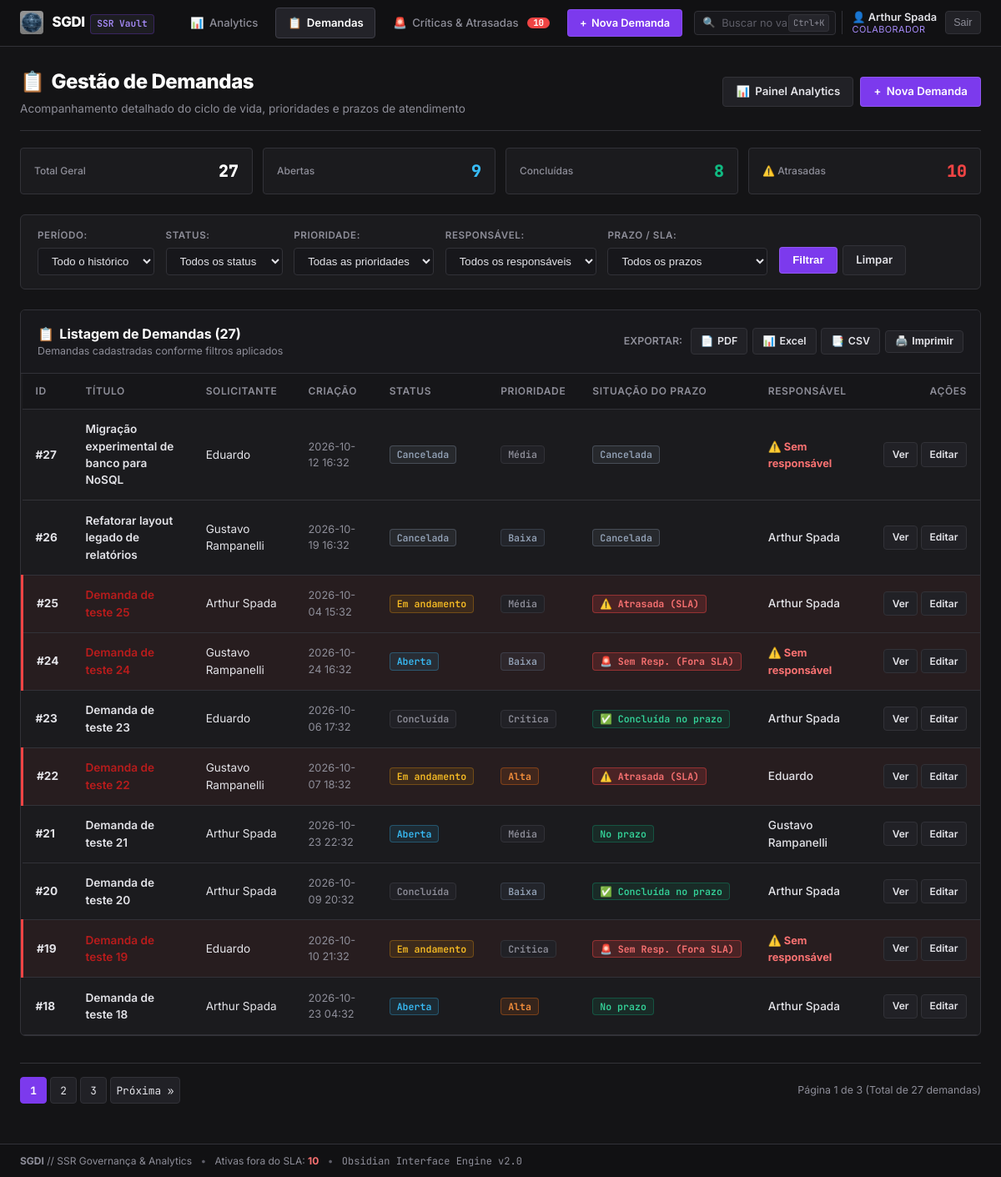
/demandas (signed in), run on the app's committed database.
### tables this page shows
CREATE TABLE usuarios (
    id INTEGER PRIMARY KEY AUTOINCREMENT, 
    nome TEXT NOT NULL,
    email TEXT UNIQUE,
    senha_hash TEXT,
    perfil TEXT NOT NULL DEFAULT 'colaborador'
);

CREATE TABLE demandas (
    id INTEGER PRIMARY KEY AUTOINCREMENT,
    titulo TEXT NOT NULL,
    descricao TEXT,
    solicitante_id INTEGER NOT NULL,
    data_criacao TEXT,
    status TEXT NOT NULL DEFAULT 'Aberta',
    prioridade TEXT NOT NULL DEFAULT 'Média',
    responsavel_id INTEGER,
    data_conclusao TEXT,
    FOREIGN KEY (solicitante_id) REFERENCES usuarios(id),
    FOREIGN KEY (responsavel_id) REFERENCES usuarios(id)
);

### app.py (the view)
@app.route('/demandas')
def demandas():
    pagina = request.args.get('pagina', 1, type=int)
    filtros = request.args.to_dict()
    where, parametros = construir_filtro_sql(filtros)
    conn = get_db()
    garantir_migracao_db(conn)
    total = conn.execute(f'SELECT COUNT(*) FROM demandas d {where}', parametros).fetchone()[0]
    total_paginas = max(1, math.ceil(total / POR_PAGINA))
    pagina = min(max(pagina, 1), total_paginas)
    demandas_lista = conn.execute(
        f'{SELECT_DEMANDAS} {where} ORDER BY d.id DESC LIMIT ? OFFSET ?',
        parametros + [POR_PAGINA, (pagina - 1) * POR_PAGINA]
    ).fetchall()
    usuarios = listar_usuarios(conn)
    total_geral = conn.execute('SELECT COUNT(*) FROM demandas').fetchone()[0]
    abertas_geral = conn.execute("SELECT COUNT(*) FROM demandas WHERE status = 'Aberta'").fetchone()[0]
    concluidas_geral = conn.execute("SELECT COUNT(*) FROM demandas WHERE status = 'Concluída'").fetchone()[0]
    canceladas_geral = conn.execute("SELECT COUNT(*) FROM demandas WHERE status = 'Cancelada'").fetchone()[0]
    fora_sla_geral = conn.execute(
        """SELECT COUNT(*) FROM demandas WHERE status NOT IN ('Concluída', 'Cancelada')
           AND (responsavel_id IS NULL OR datetime(data_criacao, '+' || (CASE prioridade WHEN 'Crítica' THEN 2 WHEN 'Alta' THEN 5 WHEN 'Média' THEN 10 WHEN 'Baixa' THEN 20 ELSE 30 END) || ' days') < datetime('now', 'localtime'))"""
    ).fetchone()[0]
    conn.close()
    resumo_kpis = {
        'total': total_geral,
        'abertas': abertas_geral,
        'concluidas': concluidas_geral,
        'canceladas': canceladas_geral,
        'atrasadas': fora_sla_geral
    }
    return render_template(
        'index.html',
        demandas=demandas_lista,
        pagina=pagina,
        total_paginas=total_paginas,
        total=total,
        filtros=filtros,
        status_opcoes=STATUS_OPCOES,
        prioridade_opcoes=PRIORIDADE_OPCOES,
        usuarios=usuarios,
        resumo_kpis=resumo_kpis
    )

### templates/index.html (shortened to what this page needs)
{% extends "base.html" %}
{% block content %}
<div class="dashboard-hero" style="margin-bottom:1.25rem;">
    <div class="dashboard-hero-title">
        <h1><span>📋</span> Gestão de Demandas</h1>
        <p>Acompanhamento detalhado do ciclo de vida, prioridades e prazos de atendimento</p>
    </div>
    <div class="dashboard-hero-actions">
        <a href="/" class="btn btn-secondary" id="btn-voltar-painel">
            <span>📊</span> Painel Analytics
        </a>
        <a href="/nova_demanda" class="btn btn-primary" id="btn-nova-demanda-index">
            <span>+</span> Nova Demanda
        </a>
    </div>
</div>
{% if resumo_kpis %}
<div class="mini-kpi-bar">
    <a href="/demandas" class="mini-kpi-item" title="Ver todas as demandas">
        <span class="label">Total Geral</span>
        <span class="val">{{ resumo_kpis.total }}</span>
    </a>
    <a href="/demandas?status=Aberta" class="mini-kpi-item" title="Filtrar demandas abertas">
        <span class="label">Abertas</span>
        <span class="val" style="color:var(--info);">{{ resumo_kpis.abertas }}</span>
    </a>
    <a href="/demandas?status=Concluída" class="mini-kpi-item" title="Filtrar demandas concluídas">
        <span class="label">Concluídas</span>
        <span class="val" style="color:var(--success);">{{ resumo_kpis.concluidas }}</span>
    </a>
    <a href="/demandas?prazo=atrasadas" class="mini-kpi-item" title="Filtrar demandas em atraso">
        <span class="label">⚠️ Atrasadas</span>
        <span class="val" style="color:var(--danger);">{{ resumo_kpis.atrasadas }}</span>
    </a>
</div>
{% endif %}
<div class="filtros-box">
    <form method="GET" action="/demandas" class="filtros-form" id="form-filtros">
        <div class="filter-group">
            <label for="periodo">Período:</label>
            <select name="periodo" id="periodo">
                <option value="todos" {{ 'selected' if filtros.periodo == 'todos' or not filtros.periodo }}>Todo o histórico</option>
            </select>
        </div>
        <div class="filter-group">
            <label for="status">Status:</label>
            <select name="status" id="status">
                <option value="">Todos os status</option>
            </select>
        </div>
        <div class="filter-group">
            <label for="prioridade">Prioridade:</label>
            <select name="prioridade" id="prioridade">
                <option value="">Todas as prioridades</option>
            </select>
        </div>
        <div class="filter-group">
            <label for="responsavel">Responsável:</label>
            <select name="responsavel" id="responsavel">
                <option value="">Todos os responsáveis</option>
            </select>
        </div>
        <div class="filter-group">
            <label for="prazo">Prazo / SLA:</label>
            <select name="prazo" id="prazo">
                <option value="">Todos os prazos</option>
            </select>
        </div>
        <div class="filtros-actions">
            <button type="submit" class="btn btn-primary" id="btn-aplicar-filtros">Filtrar</button>
            <a href="/demandas" class="btn btn-secondary" id="btn-limpar-filtros">Limpar</a>
        </div>
    </form>
</div>
<div class="section-card">
    <div class="section-card-header">
        <div>
            <h2><span>📋</span> Listagem de Demandas ({{ total }})</h2>
            <p>Demandas cadastradas conforme filtros aplicados</p>
        </div>
        <div class="export-group" id="export-toolbar-demandas">
            <span style="font-size:0.775rem; color:var(--text-muted); font-weight:600; margin-right:0.25rem;">EXPORTAR:</span>
            <a href="{{ url_for('exportar_pdf', **filtros) }}" class="btn-export pdf" title="Exportar relatório em PDF">
                <span>📄</span> PDF
            </a>
            <a href="{{ url_for('exportar_excel', **filtros) }}" class="btn-export excel" title="Exportar dados para Excel">
                <span>📊</span> Excel
            </a>
            <a href="{{ url_for('exportar_csv', **filtros) }}" class="btn-export csv" title="Exportar para CSV (ponto e vírgula)">
                <span>📑</span> CSV
            </a>
            <button onclick="window.print()" class="btn-export" title="Imprimir relatório">
                <span>🖨️</span> Imprimir
            </button>
        </div>
    </div>
    <div class="table-responsive">
        <table class="data-table" id="tabela-demandas">
            <thead>
                <tr>
                    <th style="width: 60px;">ID</th>
                    <th>Título</th>
                    <th>Solicitante</th>
                    <th>Criação</th>
                    <th>Status</th>
                    <th>Prioridade</th>
                    <th>Situação do Prazo</th>
                    <th>Responsável</th>
                    <th style="text-align: right; width: 140px;">Ações</th>
                </tr>
            </thead>
            <tbody>
                {% for demanda in demandas %}
                <tr class="{% if demanda['status_sla'] in ['atrasada', 'sem_responsavel_fora_sla'] %}row-fora-sla{% endif %}">
                    <td><strong>#{{ demanda['id'] }}</strong></td>
                    <td>
                        <a href="/detalhes/{{ demanda['id'] }}" style="font-weight: 600; color: {% if demanda['status_sla'] in ['atrasada', 'sem_responsavel_fora_sla'] %}#b91c1c{% else %}var(--text-main){% endif %}; text-decoration: none;">
                            {{ demanda['titulo'] }}
                        </a>
                    </td>
                    <td>{{ demanda['solicitante_nome'] or '-' }}</td>
                    <td style="font-size:0.8rem; color:var(--text-muted);">{{ demanda['data_criacao'][:16] if demanda['data_criacao'] else '-' }}</td>
                    <td>
                        <span class="badge badge-status-{{ demanda['status']|lower|replace(' ', '-') }}">
                            {{ demanda['status'] }}
                        </span>
                    </td>
                    <td>
                        <span class="badge badge-prio-{{ demanda['prioridade']|lower }}">
                            {{ demanda['prioridade'] }}
                        </span>
                    </td>
                    <td>
                        {% if demanda['status_sla'] == 'atrasada' %}
                            <span class="badge badge-sla-atrasada" title="Prazo excedido">⚠️ Atrasada (SLA)</span>
                        {% elif demanda['status_sla'] == 'sem_responsavel_fora_sla' %}
                            <span class="badge badge-sla-atrasada" title="Sem responsável atribuído (fora do SLA)">🚨 Sem Resp. (Fora SLA)</span>
                        {% elif demanda['status_sla'] == 'cancelada' %}
                            <span class="badge badge-status-cancelada" title="Demanda cancelada">Cancelada</span>
                        {% elif demanda['status_sla'] == 'concluida_atrasada' %}
                            <span class="badge badge-sla-aviso" title="Entregue com atraso">Concluída (Atraso)</span>
                        {% elif demanda['status_sla'] == 'concluida_no_prazo' %}
                            <span class="badge badge-sla-ok" title="Entregue dentro do prazo">✅ Concluída no prazo</span>
                        {% else %}
                            <span class="badge badge-sla-ok" title="Dentro do prazo previsto">No prazo</span>
                        {% endif %}
                    </td>
                    <td>
                        {% if demanda['responsavel_nome'] %}
                            <span style="font-weight: 500;">{{ demanda['responsavel_nome'] }}</span>
                        {% else %}
                            <span class="text-danger" style="font-weight: 700; font-size: 0.8rem;">⚠️ Sem responsável</span>
                        {% endif %}
                    </td>
                    <td style="text-align: right; white-space: nowrap;">
                        <a href="/detalhes/{{ demanda['id'] }}" class="btn btn-secondary btn-sm" title="Visualizar detalhes">Ver</a>
                        <a href="/editar/{{ demanda['id'] }}" class="btn btn-secondary btn-sm" title="Editar demanda">Editar</a>
                    </td>
                </tr>
                {% endfor %}
            </tbody>
        </table>
    </div>
</div>
<div class="paginacao">
    <div class="paginacao-links">
        {% for p in range(1, total_paginas + 1) %}
            {% if p == pagina %}
                <strong>{{ p }}</strong>
            {% else %}
                <a href="{{ url_for('demandas', pagina=p, **filtros) }}">{{ p }}</a>
            {% endif %}
        {% endfor %}
        {% if pagina < total_paginas %}
            <a href="{{ url_for('demandas', pagina=pagina + 1, **filtros) }}" id="pag-proxima">Próxima &raquo;</a>
        {% endif %}
    </div>
    <span class="paginacao-info">
        Página {{ pagina }} de {{ total_paginas }} (Total de {{ total }} demanda{{ 's' if total != 1 }})
    </span>
</div>
{% endblock %}

### templates/base.html (shortened to what this page needs)
<!DOCTYPE html>
<html lang="pt-BR">
<head>
    <link rel="stylesheet" href="{{ url_for('static', filename='style.css') }}">
</head>
<body class="obsidian-theme">
    <header class="header obs-header">
        <div class="header-container obs-header-container">
            <a href="/" class="brand obs-brand" title="SGDI Workspace">
                <img src="{{ url_for('static', filename='logo.png') }}" alt="Logo SGDI" class="logo-img obs-logo" onerror="this.style.display='none'">
                <div class="brand-text">
                    <span class="brand-title">SGDI</span>
                    <span class="brand-subtitle obs-vault-badge">SSR Vault</span>
                </div>
            </a>
            {% if usuario_atual %}
            <nav class="menu obs-menu">
                <a href="/" class="nav-link obs-tab-link {% if request.path in ['/', '/dashboard', '/analytics'] %}active{% endif %}" id="nav-painel">
                    <span class="obs-icon">📊</span> Analytics
                </a>
                <a href="/demandas" class="nav-link obs-tab-link {% if request.path == '/demandas' %}active{% endif %}" id="nav-demandas">
                    <span class="obs-icon">📋</span> Demandas
                </a>
                <a href="/criticas-atrasadas" class="nav-link obs-tab-link obs-tab-urgent {% if request.path in ['/criticas-atrasadas', '/urgentes'] %}active{% endif %}" id="nav-criticas">
                    <span class="obs-icon">🚨</span> Críticas & Atrasadas
                    {% if total_urgentes_global > 0 %}
                        <span class="obs-badge-counter" title="{{ total_urgentes_global }} demandas críticas ou fora do SLA">{{ total_urgentes_global }}</span>
                    {% endif %}
                </a>
                <a href="/nova_demanda" class="btn-novo-header obs-btn-new" id="btn-nova-demanda">
                    <span>+</span> Nova Demanda
                </a>
                <form action="/demandas" method="GET" class="search-nav obs-search" id="header-search-form">
                    <span class="search-icon">🔍</span>
                    <input type="text" name="q" placeholder="Buscar no vault..." value="{{ request.args.get('q', '') }}" id="header-search-input">
                    <span class="obs-shortcut-hint">Ctrl+K</span>
                </form>
                <div class="obs-user-session" id="usuario-sessao">
                    <div class="obs-user-session-info">
                        <span class="obs-user-session-nome">👤 {{ usuario_atual.nome }}</span>
                        <span class="obs-user-session-perfil">{{ usuario_atual.perfil_label }}</span>
                    </div>
                    <form action="/logout" method="POST">
                        <button type="submit" class="btn-obs-icon" title="Encerrar sessão" id="btn-logout">Sair</button>
                    </form>
                </div>
            </nav>
            {% endif %}
        </div>
    </header>
    <main class="container obs-container">
        {% block content %}{% endblock %}
    </main>
    <footer class="footer obs-footer">
        <div class="obs-status-bar">
            <span><strong>SGDI</strong> // SSR Governança & Analytics</span>
            <span class="obs-sep">&bull;</span>
            <span>Ativas fora do SLA: <strong class="text-danger">{{ total_urgentes_global }}</strong></span>
            <span class="obs-sep">&bull;</span>
            <span class="obs-code" style="font-size:0.75rem;">Obsidian Interface Engine v2.0</span>
        </div>
    </footer>
</body>
</html>

### data on the page
usuarios: nome "Arthur Spada"
demandas: id "27", titulo "Migração experimental de banco para NoSQL", nome "Eduardo", data_criacao "2026-10-12 16:32", status "Cancelada", prioridade "Média", shows "⚠️ Sem responsável"
demandas: id "26", titulo "Refatorar layout legado de relatórios", nome "Gustavo Rampanelli", data_criacao "2026-10-19 16:32", status "Cancelada", prioridade "Baixa", responsavel_nome "Arthur Spada"
demandas: id "25", titulo "Demanda de teste 25", nome "Arthur Spada", data_criacao "2026-10-04 15:32", status "Em andamento", prioridade "Média", shows "⚠️ Atrasada (SLA)", responsavel_nome "Arthur Spada"
demandas: id "24", titulo "Demanda de teste 24", nome "Gustavo Rampanelli", data_criacao "2026-10-24 16:32", status "Aberta", prioridade "Baixa", shows "🚨 Sem Resp. (Fora SLA)", shows "⚠️ Sem responsável"
demandas: id "23", titulo "Demanda de teste 23", nome "Eduardo", data_criacao "2026-10-06 17:32", status "Concluída", prioridade "Crítica", shows "✅ Concluída no prazo", responsavel_nome "Arthur Spada"
demandas: id "22", titulo "Demanda de teste 22", nome "Gustavo Rampanelli", data_criacao "2026-10-07 18:32", status "Em andamento", prioridade "Alta", shows "⚠️ Atrasada (SLA)", responsavel_nome "Eduardo"
demandas: id "21", titulo "Demanda de teste 21", nome "Arthur Spada", data_criacao "2026-10-23 22:32", status "Aberta", prioridade "Média", shows "No prazo", responsavel_nome "Gustavo Rampanelli"
demandas: id "20", titulo "Demanda de teste 20", nome "Arthur Spada", data_criacao "2026-10-09 20:32", status "Concluída", prioridade "Baixa", shows "✅ Concluída no prazo", responsavel_nome "Arthur Spada"
demandas: id "19", titulo "Demanda de teste 19", nome "Eduardo", data_criacao "2026-10-10 21:32", status "Em andamento", prioridade "Crítica", shows "🚨 Sem Resp. (Fora SLA)", shows "⚠️ Sem responsável"
demandas: id "18", titulo "Demanda de teste 18", nome "Arthur Spada", data_criacao "2026-10-23 04:32", status "Aberta", prioridade "Alta", shows "No prazo", responsavel_nome "Arthur Spada"

### other printed values
{{ total_urgentes_global }} "10"
{{ usuario_atual.perfil_label }} "COLABORADOR"
{{ resumo_kpis.total }} "27"
{{ resumo_kpis.abertas }} "9"
{{ resumo_kpis.concluidas }} "8"
{{ resumo_kpis.atrasadas }} "10"
{{ total }} "27"
{{ p }} "1"
{{ p }} "2" "3"
{{ pagina }} "1"
{{ total_paginas }} "3"
{{ 's' if total != 1 }} "s"
